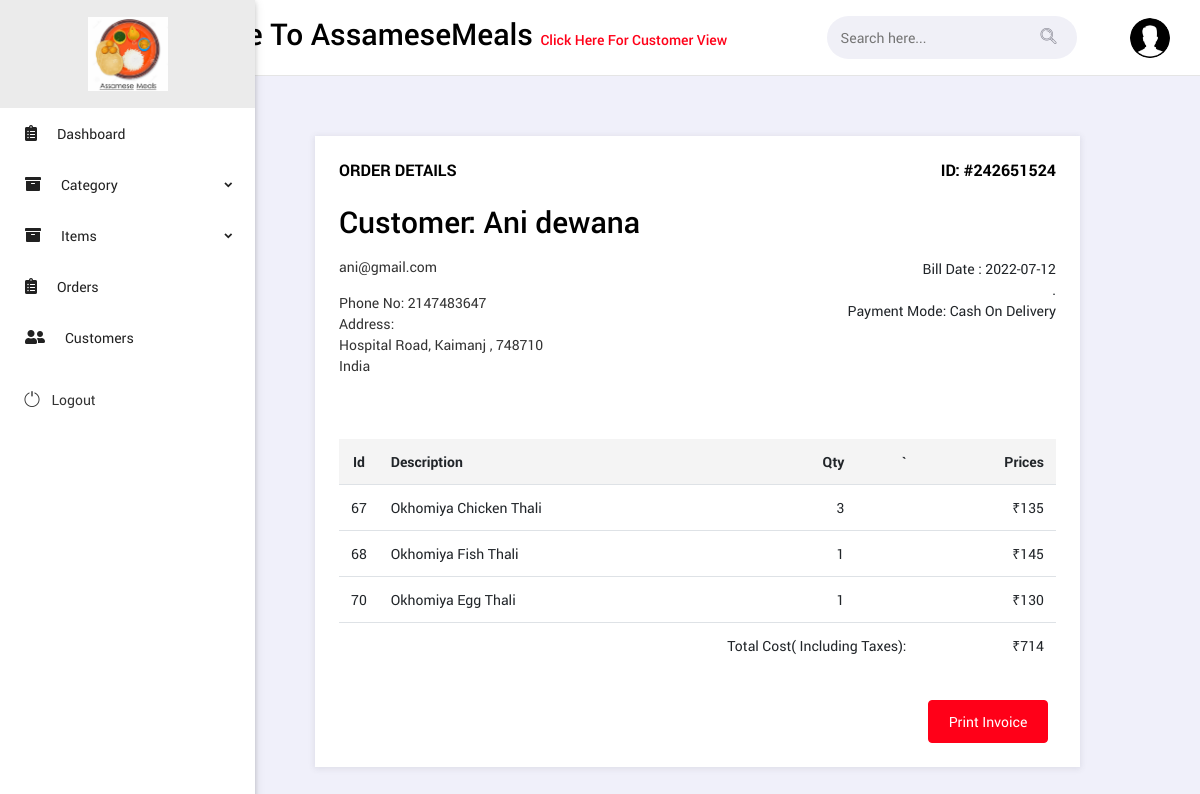
The page /admin/invoice.php?id=242651524 (signed in) on the database its author committed.
### tables this page shows
CREATE TABLE `customer` (
  `cust_id` int(10) NOT NULL,
  `cust_fname` varchar(30) NOT NULL,
  `cust_lname` varchar(30) NOT NULL,
  `cust_password` varchar(30) NOT NULL,
  `email` varchar(30) NOT NULL,
  `phone` int(10) NOT NULL,
  `address` varchar(100) NOT NULL
);

CREATE TABLE `orders` (
  `order_id` int(10) NOT NULL,
  `cust_id` int(10) NOT NULL,
  `amount` int(10) NOT NULL,
  `date` date NOT NULL,
  `payment_mode` int(2) NOT NULL,
  `status` int(2) NOT NULL
);

CREATE TABLE `order_items` (
  `oi_id` int(10) NOT NULL,
  `order_id` int(10) NOT NULL,
  `cust_id` int(10) NOT NULL,
  `item_id` int(10) NOT NULL,
  `quantity` int(10) NOT NULL
);

CREATE TABLE `items` (
  `item_id` int(5) NOT NULL,
  `item_name` varchar(25) NOT NULL,
  `item_price` int(5) NOT NULL,
  `item_desc` varchar(255) NOT NULL,
  `cat_id` int(5) NOT NULL,
  `image` varchar(100) NOT NULL,
  `availability` int(11) NOT NULL DEFAULT 1
);

### admin/invoice.php (the view, shortened to what this page needs)
<?php
include "navbar.php";
$view_order_details = mysqli_query($con, "SELECT * FROM orders  WHERE order_id='" . $_GET['id'] . "'");
$row1 = mysqli_fetch_assoc($view_order_details);
$cust_name = $row1["cust_id"];
$customer_name = mysqli_query($con, "SELECT cust_fname,phone, cust_lname ,email, address FROM `customer` where cust_id=$cust_name");
$row4 = mysqli_fetch_assoc($customer_name);
$view_order_items = mysqli_query($con, "SELECT * FROM `ORDER_items`WHERE order_id='" . $_GET['id'] . "'");
?>
<html>
<body class="ms-body ms-aside-left-open ms-primary-theme ms-has-quickbar">
    <main class="body-content">
        <div class="ms-content-wrapper">
            <div class="ms-content-wrapper">
                <div class="row">
                    <div class="col-md-12">
                        <div class="ms-panel">
                            <div class="ms-panel-header header-mini">
                                <div class="d-flex justify-content-between">
                                    <h6>Order Details</h6>
                                    <h6>ID: #<?php echo $_GET['id'] ?></h6>
                                </div>
                            </div>
                            <div class="ms-panel-body">
                                <div class="row align-items-center">
                                    <div class="col-md-6">
                                        <div class="invoice-address">
                                            <h3>Customer: <?php echo $row4["cust_fname"] . " " . $row4["cust_lname"]; ?></h3>
                                            <p><?php echo $row4["email"]; ?></p>
                                            <p class="mb-0">Phone No: <?php echo $row4["phone"]; ?></p>
                                            <p class="mb-0">Address:</p>
                                            <p class="mb-0"><?php echo $row4["address"]; ?></p>
                                            <p>India</p>
                                        </div>
                                    </div>
                                    <div class="col-md-6 text-md-right">
                                        <ul class="invoice-date">
                                            <li>Bill Date : <?php echo $row1["date"]; ?> </li>
                                            <li> . </li>
                                            <li>Payment Mode: <?php
                                                                if ($row1["payment_mode"] == 1) {
                                                                    $pay_mode = "Cash On Delivery";
                                                                } else {
                                                                    $pay_mode = "Prepaid";
                                                                }
                                                                echo $pay_mode; ?></span></td>
                                            </li>
                                        </ul>
                                    </div>
                                </div>
                                <div class="ms-invoice-table table-responsive mt-5">
                                    <table class="table table-hover text-right thead-light">
                                        <thead>
                                            <tr class="text-capitalize">
                                                <th class="text-center w-5">id</th>
                                                <th class="text-left">description</th>
                                                <th>qty</th>
                                                <th>`</th>
                                                <th>Prices</th>
                                            </tr>
                                        </thead>
                                        <tbody>
                                            <?php
                                            while ($row = mysqli_fetch_assoc($view_order_items)) {
                                                $item_name = $row["item_id"];
                                                $item_info = mysqli_query($con, "SELECT *  FROM `items` where item_id=$item_name");
                                                $row2 = mysqli_fetch_assoc($item_info);
                                            ?>
                                                <tr>
                                                    <td class="text-center"><?php echo $row["item_id"]; ?></td>
                                                    <td class="text-left"><?php echo $row2["item_name"]; ?></td>
                                                    <td><?php echo $row["quantity"]; ?></td>
                                                    <td></td>
                                                    <td>₹<?php echo $row2["item_price"]; ?></td>
                                                </tr>
                                            <?php
                                            }
                                            ?>
                                        </tbody>
                                        <tfoot>
                                            <tr>
                                                <td colspan="4">Total Cost( Including Taxes):</td>
                                                <td>₹<?php echo $row1["amount"]; ?></td>
                                            </tr>
                                        </tfoot>
                                    </table>
                                </div>
                                <div class="invoice-buttons text-right"> <a href="#" class="btn btn-primary mr-2" onclick="window.print()">Print Invoice</a>
                                </div>
                            </div>
                        </div>
                    </div>
                </div>
            </div>
    </main>

### rows shown on the page
customer: cust_fname "Ani", cust_lname "dewana", email "ani@gmail.com", phone "2147483647", address "Hospital Road, Kaimanj , 748710"
orders: date "2022-07-12", payment_mode "Cash On Delivery", amount "714"
order_items: item "67", item.item_name "Okhomiya Chicken Thali", quantity "3", item.item_price "135"
order_items: item "68", item.item_name "Okhomiya Fish Thali", quantity "1", item.item_price "145"
order_items: item "70", item.item_name "Okhomiya Egg Thali", quantity "1", item.item_price "130"

### other values the page prints
$_GET['id'] "242651524"
